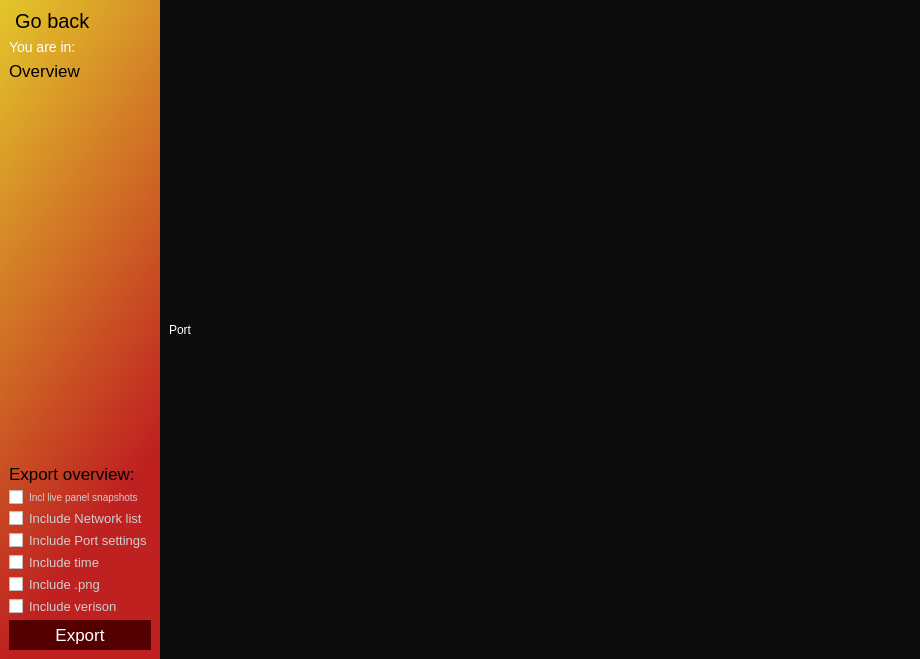
<?xml version="1.0" encoding="UTF-8"?>
<ui version="4.0">
 <class>MainWindow</class>
 <widget class="QMainWindow" name="MainWindow">
  <property name="geometry">
   <rect>
    <x>0</x>
    <y>0</y>
    <width>920</width>
    <height>659</height>
   </rect>
  </property>
  <property name="windowTitle">
   <string>MainWindow</string>
  </property>
  <property name="styleSheet">
   <string notr="true">border: unset;
background-color: qlineargradient(spread:pad, x1:0, y1:0, x2:0.306, y2:0.909091, stop:0 rgba(81, 81, 81, 255), stop:1 rgba(46, 46, 46, 255));</string>
  </property>
  <widget class="QWidget" name="app">
   <layout class="QHBoxLayout" name="horizontalLayout">
    <property name="spacing">
     <number>0</number>
    </property>
    <property name="leftMargin">
     <number>0</number>
    </property>
    <property name="topMargin">
     <number>0</number>
    </property>
    <property name="rightMargin">
     <number>0</number>
    </property>
    <property name="bottomMargin">
     <number>0</number>
    </property>
    <item>
     <widget class="QFrame" name="side_bar">
      <property name="minimumSize">
       <size>
        <width>160</width>
        <height>0</height>
       </size>
      </property>
      <property name="maximumSize">
       <size>
        <width>160</width>
        <height>16777215</height>
       </size>
      </property>
      <property name="styleSheet">
       <string notr="true">background:qlineargradient(spread:pad, x1:0, y1:0, x2:0.306, y2:0.909091, stop:0.00568182 rgba(227, 198, 43, 255), stop:1 rgba(191, 32, 32, 255));</string>
      </property>
      <property name="frameShape">
       <enum>QFrame::StyledPanel</enum>
      </property>
      <property name="frameShadow">
       <enum>QFrame::Raised</enum>
      </property>
      <layout class="QVBoxLayout" name="verticalLayout_4">
       <item>
        <layout class="QVBoxLayout" name="header">
         <item>
          <layout class="QHBoxLayout" name="top">
           <item alignment="Qt::AlignTop">
            <widget class="QPushButton" name="pushButton">
             <property name="styleSheet">
              <string notr="true">font-size:20px;
background:none;</string>
             </property>
             <property name="text">
              <string> Go back</string>
             </property>
             <property name="icon">
              <iconset>
               <normaloff>../assets/back2.png</normaloff>../assets/back2.png</iconset>
             </property>
             <property name="iconSize">
              <size>
               <width>18</width>
               <height>32</height>
              </size>
             </property>
            </widget>
           </item>
           <item alignment="Qt::AlignRight|Qt::AlignVCenter">
            <widget class="QPushButton" name="help">
             <property name="styleSheet">
              <string notr="true">background:none;
padding:0px;
margin:0px;</string>
             </property>
             <property name="text">
              <string/>
             </property>
             <property name="icon">
              <iconset>
               <normaloff>../assets/help3.png</normaloff>../assets/help3.png</iconset>
             </property>
             <property name="iconSize">
              <size>
               <width>16</width>
               <height>16</height>
              </size>
             </property>
            </widget>
           </item>
          </layout>
         </item>
         <item>
          <layout class="QVBoxLayout" name="verticalLayout_3">
           <item>
            <widget class="QLabel" name="label">
             <property name="styleSheet">
              <string notr="true">font-size:14px;
background:none;
color:white;</string>
             </property>
             <property name="text">
              <string>You are in: </string>
             </property>
            </widget>
           </item>
           <item>
            <widget class="QPushButton" name="back_2">
             <property name="styleSheet">
              <string notr="true">font-size:17px;
background:none;
text-align:left;
</string>
             </property>
             <property name="text">
              <string>Overview</string>
             </property>
             <property name="icon">
              <iconset>
               <normaloff>../assets/wifi.png</normaloff>../assets/wifi.png</iconset>
             </property>
             <property name="iconSize">
              <size>
               <width>25</width>
               <height>25</height>
              </size>
             </property>
            </widget>
           </item>
          </layout>
         </item>
        </layout>
       </item>
       <item>
        <spacer name="verticalSpacer">
         <property name="orientation">
          <enum>Qt::Vertical</enum>
         </property>
         <property name="sizeHint" stdset="0">
          <size>
           <width>20</width>
           <height>40</height>
          </size>
         </property>
        </spacer>
       </item>
       <item>
        <layout class="QVBoxLayout" name="verticalLayout_2">
         <item>
          <widget class="QLabel" name="label_2">
           <property name="styleSheet">
            <string notr="true">font-size:17px;
background:none;

color:black;</string>
           </property>
           <property name="text">
            <string>Export overview:</string>
           </property>
          </widget>
         </item>
         <item>
          <layout class="QVBoxLayout" name="verticalLayout">
           <item>
            <widget class="QCheckBox" name="checkBox_6">
             <property name="styleSheet">
              <string notr="true">background:none;font-size:10px;color:rgb(207, 207, 207);</string>
             </property>
             <property name="text">
              <string>Incl live panel snapshots</string>
             </property>
            </widget>
           </item>
           <item>
            <widget class="QCheckBox" name="checkBox_5">
             <property name="styleSheet">
              <string notr="true">background:none;font-size:13px;color:rgb(207, 207, 207);</string>
             </property>
             <property name="text">
              <string>Include Network list</string>
             </property>
            </widget>
           </item>
           <item>
            <widget class="QCheckBox" name="checkBox_4">
             <property name="styleSheet">
              <string notr="true">background:none;font-size:13px;color:rgb(207, 207, 207);</string>
             </property>
             <property name="text">
              <string>Include Port settings</string>
             </property>
            </widget>
           </item>
           <item>
            <widget class="QCheckBox" name="checkBox_3">
             <property name="styleSheet">
              <string notr="true">background:none;font-size:13px;color:rgb(207, 207, 207);</string>
             </property>
             <property name="text">
              <string>Include time</string>
             </property>
            </widget>
           </item>
           <item>
            <widget class="QCheckBox" name="checkBox_2">
             <property name="styleSheet">
              <string notr="true">background:none;font-size:13px;color:rgb(207, 207, 207);</string>
             </property>
             <property name="text">
              <string>Include .png</string>
             </property>
            </widget>
           </item>
           <item>
            <widget class="QCheckBox" name="checkBox_7">
             <property name="styleSheet">
              <string notr="true">background:none;font-size:13px;color:rgb(207, 207, 207);</string>
             </property>
             <property name="text">
              <string>Include verison</string>
             </property>
            </widget>
           </item>
          </layout>
         </item>
         <item>
          <widget class="QPushButton" name="export_2">
           <property name="styleSheet">
            <string notr="true">background: rgb(85, 0, 0);
color:white;font-size:17px;
padding:5px;</string>
           </property>
           <property name="text">
            <string>Export</string>
           </property>
           <property name="icon">
            <iconset>
             <normaloff>assets/export_2.png</normaloff>assets/export_2.png</iconset>
           </property>
          </widget>
         </item>
        </layout>
       </item>
      </layout>
     </widget>
    </item>
    <item>
     <layout class="QHBoxLayout" name="horizontalLayout_3">
      <property name="spacing">
       <number>0</number>
      </property>
      <item>
       <widget class="QFrame" name="frame">
        <property name="styleSheet">
         <string notr="true">background:none;background-color:rgb(12, 12, 12);</string>
        </property>
        <property name="frameShape">
         <enum>QFrame::StyledPanel</enum>
        </property>
        <property name="frameShadow">
         <enum>QFrame::Raised</enum>
        </property>
        <layout class="QHBoxLayout" name="horizontalLayout_2">
         <item>
          <widget class="QLabel" name="label_3">
           <property name="styleSheet">
            <string notr="true">background:none;
color:white;</string>
           </property>
           <property name="text">
            <string>Port</string>
           </property>
          </widget>
         </item>
        </layout>
       </widget>
      </item>
      <item>
       <widget class="PlotWidget" name="graphicsView_2">
        <property name="styleSheet">
         <string notr="true">padding:10px;background-color:rgb(12, 12, 12);</string>
        </property>
       </widget>
      </item>
     </layout>
    </item>
   </layout>
  </widget>
 </widget>
 <customwidgets>
  <customwidget>
   <class>PlotWidget</class>
   <extends>QGraphicsView</extends>
   <header>pyqtgraph</header>
   <container>1</container>
  </customwidget>
 </customwidgets>
 <resources/>
 <connections/>
</ui>
